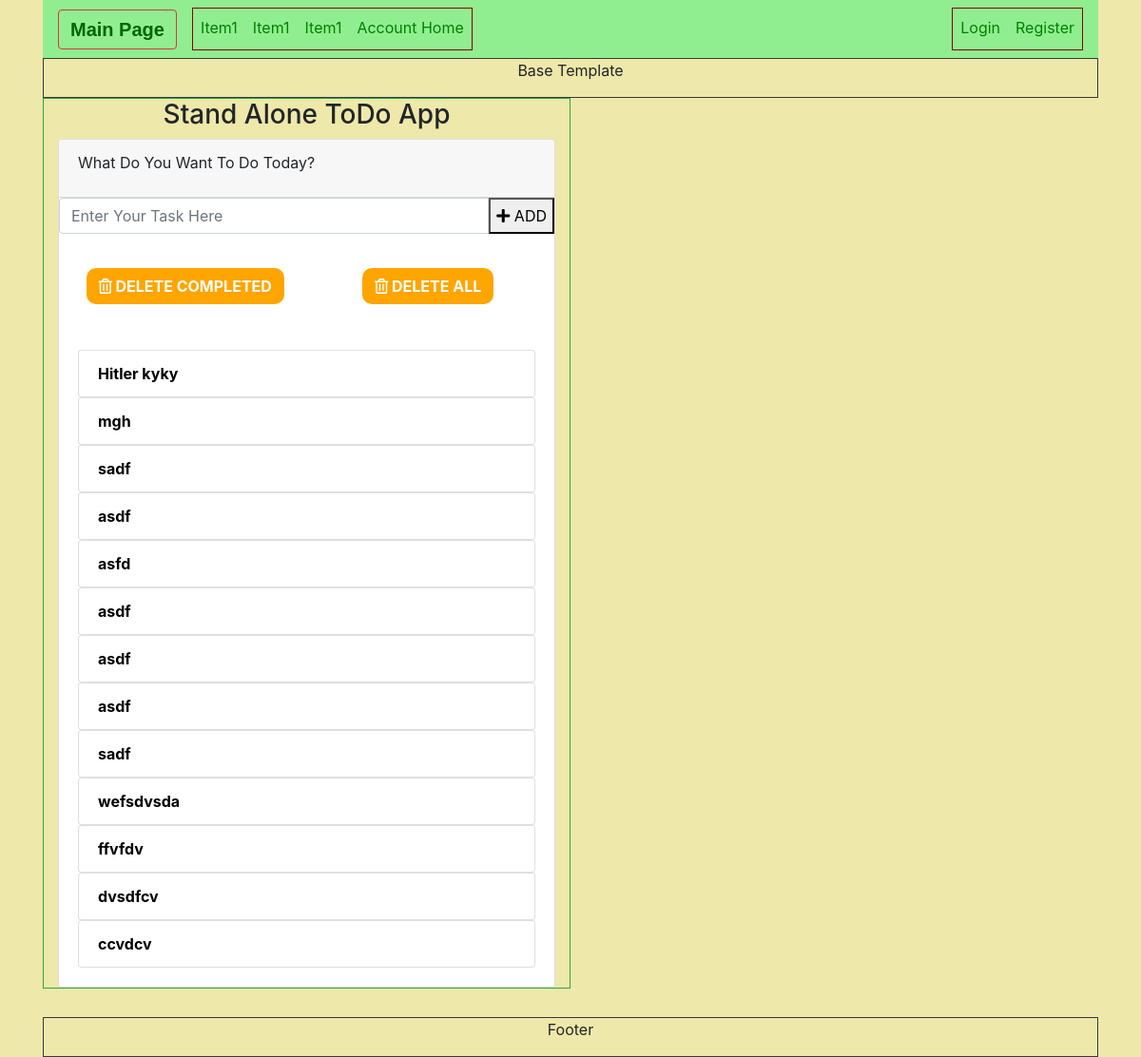
/todo/, run on the app's committed database.
### Todo/models.py (models this page shows, shortened)
class Todo(models.Model):
    text = models.CharField(max_length=50)
    complete = models.BooleanField(default=False)

### Todo/views.py (the view)
# urls.py: path('', todo_home, name='todo_home'),
def todo_home(request):
    todo_list = Todo.objects.order_by('id')
    new_todo_form = NewTodoForm
    args = {'todo_list': todo_list, 'form': new_todo_form}
    return render(request, template_name='todo/todo_home.html', context=args)

### Todo/templates/todo/todo_home.html (shortened to what this page needs)
{% extends 'base.html' %}
{% load static %}
{% block head %}
    <link rel="stylesheet" href="{% static 'todo_home.css' %}" type="text/css">
{% endblock %}
{% block content %}
    <article class="border border-success article-todo col-lg-6">
        <div>
            <h3 class="text-center">Stand Alone ToDo App</h3>
        </div>
        <div>
            <div class="card">
                <div class="card-header">
                    <p class="card-title">
                        What Do You Want To Do Today?
                    </p>
                </div>
                <div>
                    <form action="{% url 'todo:add_todo' %}" method="post" role="form">
                        <div class="form-group">
                            <div class="input-group">
                                {{ form.text }}
                                <button type="submit"><span><i class="fas fa-plus"></i></span> ADD</button>
                            </div>
                        </div>
                    </form>
                </div>
                <div class="card-body">
                    <div class="buttons">
                        <div class="row text-center">
                            <div class="col">
                                <a href="{% url 'todo:delete_complete' %}">
                                    <button class="btn delete_btn"><span><i class="far fa-trash-alt"></i></span> Delete Completed</button>
                                </a>
                            </div>
                            <div class="col">
                                <a href="{% url 'todo:delete_all' %}">
                                    <button class="btn delete_btn"><span><i class="far fa-trash-alt"></i></span> Delete All</button>
                                </a>
                            </div>
                        </div>
                    </div>
                    <div class="card-text">
                        <ul class="list-group">
                            {% for item in todo_list %}
                                {% if item.complete %}
                                    <a class="todo-completed" href="{% url 'complete' item.id %}">
                                    <li class="list-group-item">
                                        {{ item.text }}
                                    </li>
                                    </a>
                                {% else %}
                                    <a href="{% url 'todo:complete' item.id %}">
                                        <li class="list-group-item">
                                            {{ item.text }}
                                        </li>
                                    </a>
                                {% endif %}
                            {% endfor %}
                        </ul>
                    </div>
                </div>
            </div>
        </div>
    </article>
{% endblock %}

### account/static/main.css (style rules this page uses)
* { margin: 0; }
body { background-color: palegoldenrod; }
.row { margin-bottom: 3rem; }
.article-todo { margin-bottom: 30px; }

### Todo/static/todo_home.css (style rules this page uses)
.delete_btn { color: white; background-color: orange; font-weight: bold; text-transform: uppercase; -webkit-border-radius: 10px; -moz-border-radius: 10px; border-radius: 10px; }
.buttons { margin-bottom: 1rem; }
.list-group-item { color: #000; font-weight: bold; text-decoration: none; }

### data on the page
Todo: text "Hitler kyky"
Todo: text "mgh"
Todo: text "sadf"
Todo: text "asdf"
Todo: text "asfd"
Todo: text "asdf"
Todo: text "asdf"
Todo: text "asdf"
Todo: text "sadf"
Todo: text "wefsdvsda"
Todo: text "ffvfdv"
Todo: text "dvsdfcv"
Todo: text "ccvdcv"
